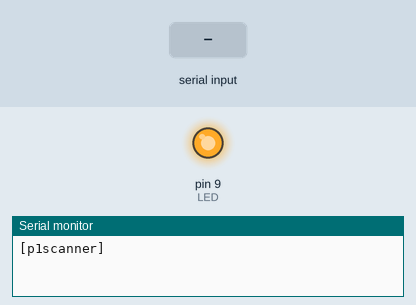
This sketch was run on a simulated Arduino Uno, built with avr-gcc and run on an emulated ATmega328P. On the bench: output pins drawn as LEDs (lit = HIGH), the last lines printed to the serial monitor. The inputs (shaded band) are chosen by the test bench.

Above: at 1.2 s.
1.3 s: "/\n" received over the second serial link
At 2.2 s:
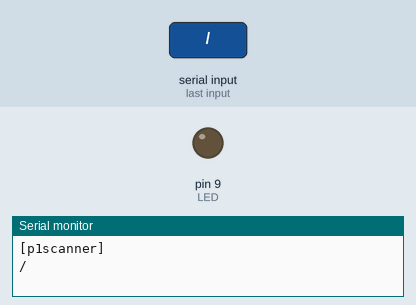
2.8 s: ":\n" received over the second serial link
4.3 s: "(\n" received over the second serial link
Timing chart, 0 to 7.3 s (numbered marks = the images above; inputs shaded):
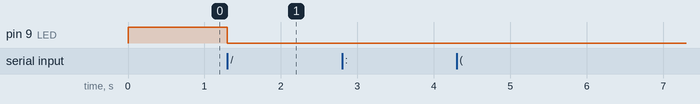

Measured:
- after the input at 1.3 s, pin 9 (LED): HIGH → LOW at once

The sketch:

sketch_jun24a.ino
```cpp
// (licence header left out)
//#include <JeeLib.h>
#include <SoftwareSerial.h>

#define DEBUG 0   // set to 1 to use fake data instead of SoftwareSerial
#define LED   9   // set to 0 to disable LED blinking

const char* data =
"/XMX5XMXABCE000046099\n"
"\n"
"0-0:96.1.1(30313337323430332020202020202020)\n"
"1-0:1.8.1(00003.540*kWh)\n"
"1-0:1.8.2(00011.199*kWh)\n"
"1-0:2.8.1(00000.000*kWh)\n"
"1-0:2.8.2(00004.667*kWh)\n"
"0-0:96.14.0(0002)\n"
"1-0:1.7.0(0000.35*kW)\n"
"1-0:2.7.0(0000.00*kW)\n"
"0-0:17.0.0(999*A)\n"
"0-0:96.3.10(1)\n"
"0-0:96.13.1()\n"
"0-0:96.13.0()\n"
"0-1:96.1.0(3131323838323030303336383037303132)\n"
"0-1:24.1.0(03)\n"
"0-1:24.3.0(121129160000)(00)(60)(1)(0-1:24.2.0)(m3)\n"
"(00014.684)\n"
"0-1:24.4.0(2)\n"
"!\n"
;

#define FORMAT 1
#define NTYPES (sizeof typeMap / sizeof *typeMap)

// list of codes to be sent out (only compares lower byte!)
const byte typeMap [] = {
  181, 182, 281, 282, 96140, 170, 270, 2410, 2420, 2440
};

SoftwareSerial mySerial (10, 17, true); // inverted logic

byte type;
uint32_t value;
uint32_t readings[NTYPES+1];
byte payload[5*NTYPES], *fill;

static bool p1_scanner (char c) {
  switch (c) {
    case ':':
      type = 0;
      value = 0;
      break;
    case '(':
      if (type == 0)
        type = value; // truncates to lower byte
      value = 0;
    case '.':
      break;
    case ')':
      if (type)
        return true;
      break;
    default:
      if ('0' <= c && c <= '9')
        value = 10 * value + (c - '0');
  }
  return false;
}

static void addValue (uint32_t v, byte mask =0x80) {
  uint32_t w = v >> 7;
  if (w)
    addValue(w, 0);
  *fill++ = (v & 0x7F) | mask;
}

static void collectData (bool empty =false) {
  fill = payload;
  addValue(FORMAT);
  if (!empty)
    for (byte i = 0; i < NTYPES; ++i)
      addValue(readings[i]);
  byte n = fill - payload;

  if (DEBUG) {
    for (byte i = 0; i < n; ++i) {
      Serial.print(' ');
      Serial.print(payload[i], HEX);
    }
    Serial.println();
  }

//  rf12_sendNow(0, payload, n);
//  rf12_sendWait(1);
}

void setup () {
//  if (DEBUG) {
    Serial.begin(57600);
    Serial.println("\n[p1scanner]");
//  }
  mySerial.begin(9600);
  // digitalWrite(7, 1); // enable pull-up

  if (LED) {
    pinMode(LED, OUTPUT);
    digitalWrite(LED, 1);
  }

//  rf12_initialize(18, RF12_868MHZ, 5);
  collectData(true); // empty packet on power-up
}

void loop () {
  int c;
  if (DEBUG) {
    c = *data;
    if (c)
      ++data;
  } else {
    c = mySerial.read();
    if (c > 0) {
      c &= 0x7F;
      Serial.write(c);
    }
  }
  switch (c) {
    case '/':
    if (LED)
        digitalWrite(LED, 0); // LED on
      break;
    case '!':
      collectData();
      memset(readings, 0, sizeof readings);
      if (LED)
        digitalWrite(LED, 1); // LED off
      break;
    default:
      if (p1_scanner(c)) {
//        if (DEBUG) {
          Serial.print(type);
          Serial.print('=');
          Serial.println(value);
//        }
        for (byte i = 0; i < NTYPES; ++i)
          if (type == typeMap[i]) {
            readings[i] = value;
            break;
          }
    }
  }
}
```
